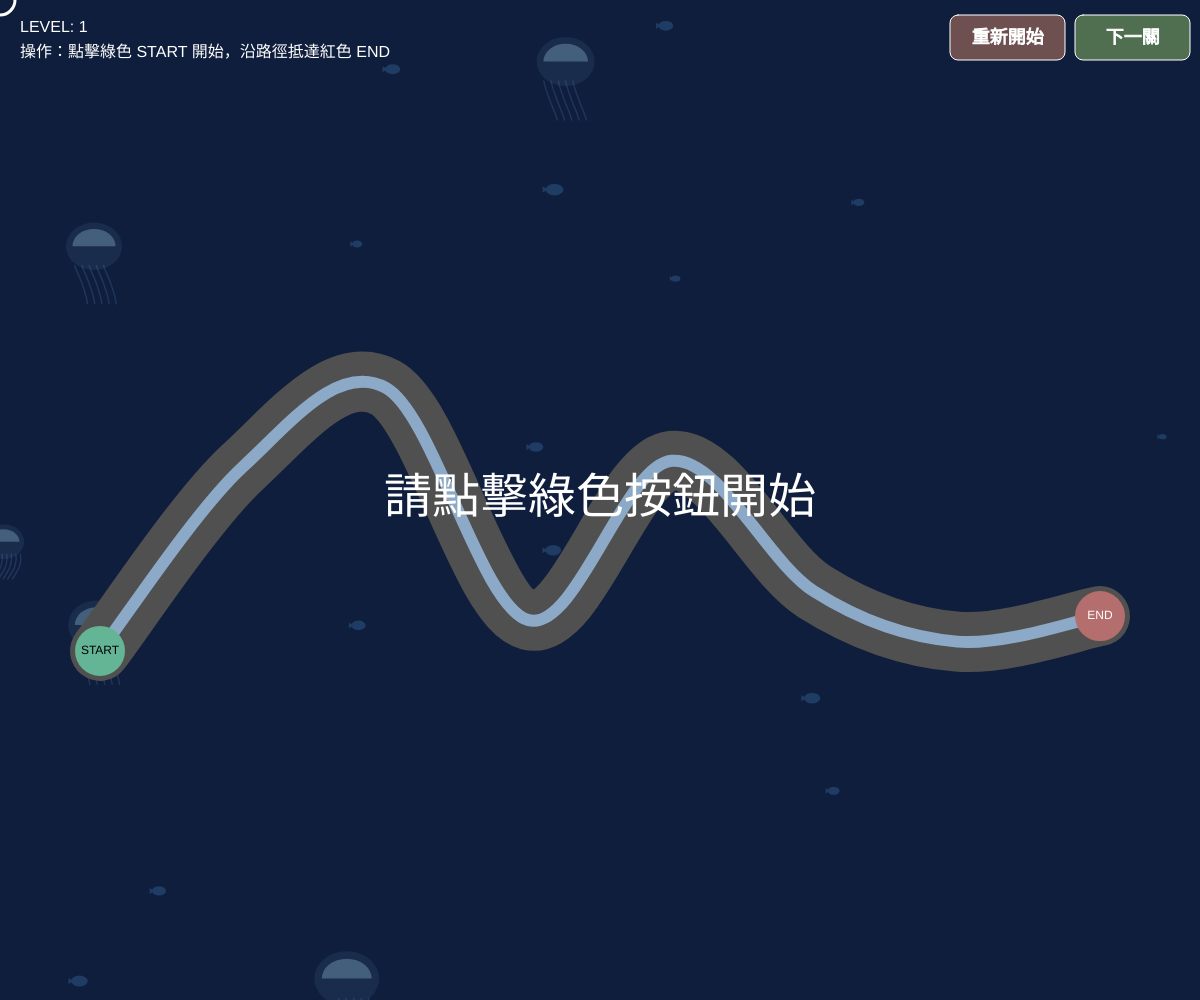
Frame 1 (no input)
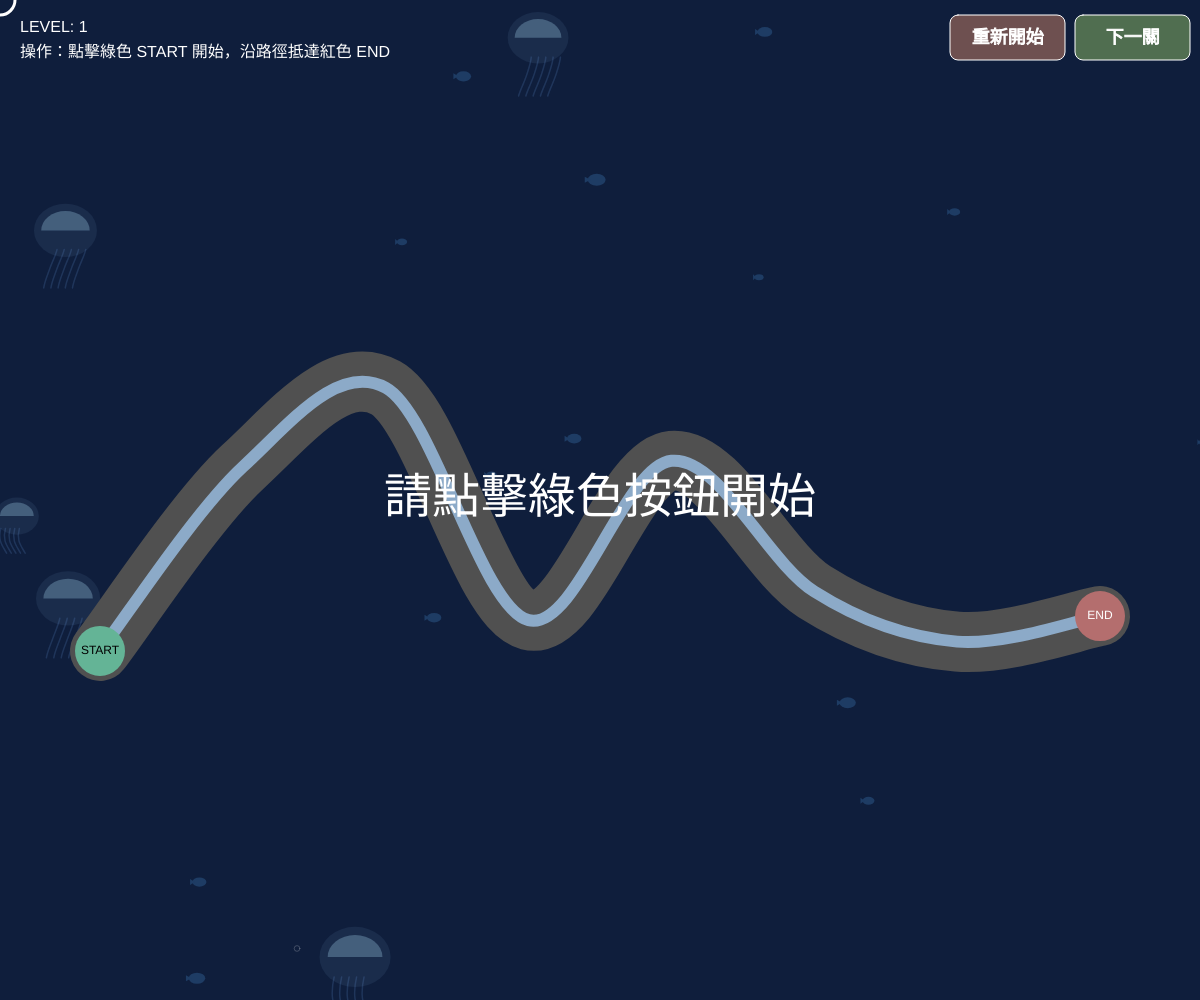
Frame 60 (no input)
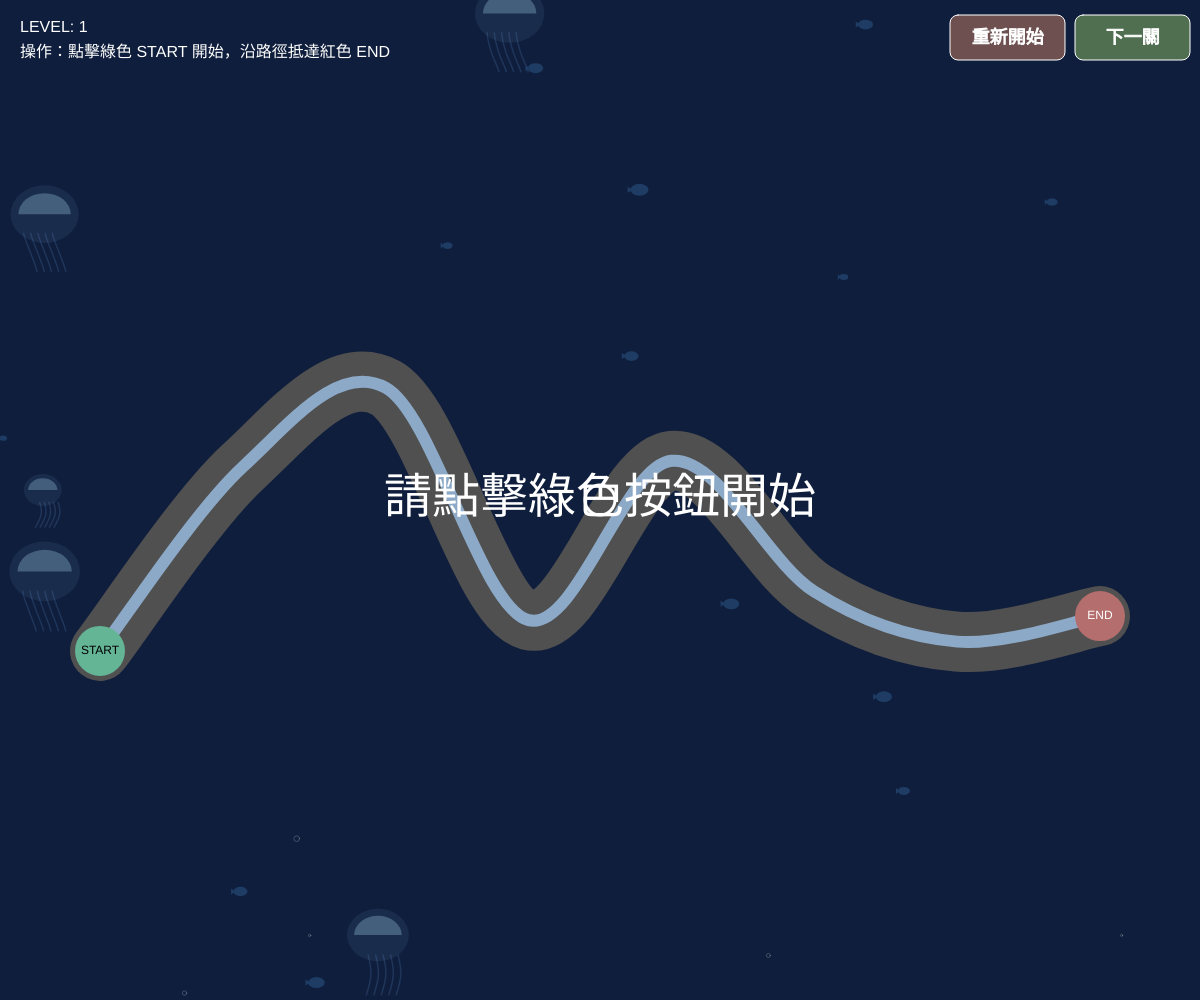
Frame 120 (the mouse pressed at the canvas centre since frame 60)

The p5.js sketch that drew these frames (run headless with seeded random() and noise() and a simulated clock; from frame 60 on, the mouse is pressed at the canvas centre):

// p5.js sketch
// ── sketch.js
let pathPoints = [];
let level = 1;
let gameState = "WAITING"; // WAITING, PLAYING, GAMEOVER, WIN
let sparks = []; // 存放火花粒子的陣列
let fishies = []; // 存放小魚的陣列
let bubbles = []; // 存放氣泡的陣列
let jellies = []; // 存放水母的陣列

function setup() {
  // 產生全螢幕畫布
  createCanvas(windowWidth, windowHeight);
  initFish();
  initJellies();
  initBubbles();
  initGame();
}

function initFish() {
  fishies = [];
  for (let i = 0; i < 15; i++) {
    fishies.push({
      x: random(width),
      y: random(height),
      speed: random(0.5, 2),
      size: random(5, 12),
      offset: random(TWO_PI)
    });
  }
}

function initJellies() {
  jellies = [];
  for (let i = 0; i < 5; i++) {
    jellies.push({
      x: random(width),
      y: random(height),
      size: random(30, 60),
      speed: random(0.2, 0.5),
      offset: random(TWO_PI)
    });
  }
}

function initBubbles() {
  bubbles = [];
  for (let i = 0; i < 20; i++) {
    bubbles.push({
      x: random(width),
      y: random(height, height * 2),
      speed: random(1, 3),
      size: random(2, 6)
    });
  }
}

function initGame() {
  pathPoints = [];
  sparks = []; // 重置火花
  gameState = "WAITING";
  let numPoints = 7 + level;
  let randomRange = height * (0.15 + level * 0.02); // 關卡越高，起伏越大
  
  // 在螢幕中間產生隨機路徑點
  for (let i = 0; i < numPoints; i++) {
    pathPoints.push({
      x: map(i, 0, numPoints - 1, 100, width - 100),
      y: height / 2 + random(-randomRange, randomRange)
    });
  }
}

function draw() {
  // 稍微亮一點的深海背景色
  background(15, 30, 60); 

  drawBubbles(); // 繪製上升氣泡
  drawJellies(); // 繪製半透明發光水母
  drawSeaLife(); // 繪製游動的小魚
  drawWire(); // 繪製軌道
  drawButtons(); // 繪製起點與終點按鈕

  if (gameState === "PLAYING") {
    checkCollision();
  }
  handleSparks(); // 更新並繪製火花

  drawSideButtons(); // 繪製側邊控制按鈕
  drawPlayer(); // 繪製白色線圈
  drawUI(); // 繪製介面文字
}

function drawJellies() {
  push();
  for (let j of jellies) {
    // 移動邏輯
    j.y -= j.speed;
    j.x += sin(frameCount * 0.01 + j.offset) * 0.5;
    if (j.y < -100) {
      j.y = height + 100;
      j.x = random(width);
    }
    
    let pulse = sin(frameCount * 0.03 + j.offset) * 0.1 + 1;
    
    // 繪製觸手 (透明藍線)
    stroke(120, 180, 255, 40);
    strokeWeight(1.5);
    noFill();
    for (let i = -2; i <= 2; i++) {
      beginShape();
      for (let k = 0; k < 5; k++) {
        let tx = j.x + i * (j.size * 0.15) + sin(frameCount * 0.05 + k + j.offset) * 8;
        let ty = j.y + k * (j.size * 0.4);
        curveVertex(tx, ty);
      }
      endShape();
    }
    
    // 繪製半透明傘狀體
    noStroke();
    fill(150, 200, 255, 20); // 外發光
    ellipse(j.x, j.y, j.size * 1.3 * pulse, j.size * 1.1 * pulse);
    fill(180, 230, 255, 70); // 核心
    arc(j.x, j.y, j.size * pulse, j.size * 0.8 * pulse, PI, TWO_PI, CHORD);
  }
  pop();
}

function drawBubbles() {
  noFill();
  stroke(255, 255, 255, 50); // 淡淡的白色氣泡
  strokeWeight(1);
  for (let b of bubbles) {
    b.y -= b.speed;
    b.x += sin(frameCount * 0.02 + b.y) * 0.5; // 左右微晃
    
    ellipse(b.x, b.y, b.size);
    
    if (b.y < -20) {
      b.y = height + 20;
      b.x = random(width);
    }
  }
}

function drawSeaLife() {
  noStroke();
  // 繪製並更新小魚
  for (let f of fishies) {
    // 偵測滑鼠距離
    let d = dist(mouseX, mouseY, f.x, f.y);
    let speedMult = 1;
    
    if (d < 150) {
      // 受驚嚇：計算遠離滑鼠的方向並加速
      let angle = atan2(f.y - mouseY, f.x - mouseX);
      f.x += cos(angle) * 4;
      f.y += sin(angle) * 2;
      speedMult = 2.5; 
    }

    f.x += f.speed * speedMult;
    // 越界重置
    if (f.x > width + 20) f.x = -20;
    
    // 微微的上下浮動
    let yOff = sin(frameCount * 0.05 + f.offset) * 5;
    
    // 魚的身影 (顏色微調，仍保持在背景感)
    fill(30, 60, 100); 
    ellipse(f.x, f.y + yOff, f.size * 1.5, f.size);
    
    // 魚尾巴
    triangle(f.x - f.size/2, f.y + yOff, f.x - f.size, f.y + yOff - 3, f.x - f.size, f.y + yOff + 3);
  }
}

function drawButtons() {
  let startP = pathPoints[0];
  let endP = pathPoints[pathPoints.length - 1];

  // 起點按鈕 (低飽和綠)
  fill(100, 180, 150);
  noStroke();
  ellipse(startP.x, startP.y, 50, 50);
  fill(0);
  textAlign(CENTER, CENTER);
  textSize(12);
  text("START", startP.x, startP.y);

  // 終點按鈕 (低飽和紅)
  fill(180, 110, 110);
  noStroke();
  ellipse(endP.x, endP.y, 50, 50);
  fill(255);
  text("END", endP.x, endP.y);
}

function drawPlayer() {
  noFill();
  stroke(255); // 白色線圈
  strokeWeight(3);
  ellipse(mouseX, mouseY, 30, 30);

  // 當滑鼠在右上角按鈕區域時顯示游標，否則隱藏
  if (mouseY < 75 && mouseX > width - 260) {
    cursor(ARROW);
  } else {
    noCursor();
  }
}

function drawSideButtons() {
  push();
  rectMode(CORNER);
  textAlign(CENTER, CENTER);
  textSize(18); // 字體加大
  stroke(255);
  strokeWeight(1);

  // 重新開始按鈕 (低飽和深紅)
  fill(110, 80, 80);
  rect(width - 250, 15, 115, 45, 8); // 尺寸加大
  fill(255);
  text("重新開始", width - 192, 38);

  // 下一關按鈕 (低飽和深綠)
  fill(80, 110, 80);
  rect(width - 125, 15, 115, 45, 8); // 尺寸加大
  fill(255);
  text("下一關", width - 67, 38);
  pop();
}

function drawUI() {
  fill(255);
  noStroke();
  textAlign(LEFT, TOP);
  textSize(16);
  text("LEVEL: " + level, 20, 20);
  text("操作：點擊綠色 START 開始，沿路徑抵達紅色 END", 20, 45);

  if (gameState !== "PLAYING") {
    textAlign(CENTER, CENTER);
    textSize(48);
    if (gameState === "WAITING") {
      fill(255);
      text("請點擊綠色按鈕開始", width / 2, height / 2);
    } else if (gameState === "GAMEOVER") {
      fill(255, 50, 50);
      text("GAME OVER! 點擊畫面重試", width / 2, height / 2);
    } else if (gameState === "WIN") {
      fill(50, 255, 50);
      text("SUCCESS! 點擊進入第 " + (level + 1) + " 關", width / 2, height / 2);
    }
  }
}

function drawWire() {
  noFill();
  
  // 繪製軌道底色（緩衝區）
  // 難度提高：軌道寬度隨關卡變窄，最小維持在 20 像素
  let trackWidth = max(20, 60 - (level - 1) * 5);
  
  stroke(80, 80, 80); // 提高軌道亮度以區分背景
  strokeWeight(trackWidth); 
  drawSmoothCurve();

  // 繪製核心導線 (低飽和藍)
  stroke(140, 170, 200);
  strokeWeight(12);
  drawSmoothCurve();
}

function drawSmoothCurve() {
  beginShape();
  if (pathPoints.length > 0) {
    // curveVertex 需要重複起點與終點作為控制點以達到圓滑效果
    curveVertex(pathPoints[0].x, pathPoints[0].y);
    for (let p of pathPoints) {
      curveVertex(p.x, p.y);
    }
    curveVertex(pathPoints[pathPoints.length - 1].x, pathPoints[pathPoints.length - 1].y);
  }
  endShape();
}

function checkCollision() {
  // 取得滑鼠位置的顏色
  let c = get(mouseX, mouseY);
  let brightnessValue = brightness(c);

  // 1. 檢查是否碰到背景 (因為背景變亮，門檻調升至 25)
  if (brightnessValue < 25) {
    if (gameState === "PLAYING") {
      createSparks(mouseX, mouseY); // 在碰撞位置產生火花
      gameState = "GAMEOVER";
    }
  }
  
  // 2. 檢查是否碰到終點 (成功)
  let endP = pathPoints[pathPoints.length - 1];
  let d = dist(mouseX, mouseY, endP.x, endP.y);
  if (d < 25) {
    gameState = "WIN";
  }
}

function mousePressed() {
  // 檢查側邊控制按鈕的點擊
  if (mouseY > 15 && mouseY < 60) {
    // 點擊「重新開始」
    if (mouseX > width - 250 && mouseX < width - 135) {
      level = 1;
      initGame();
      return; // 結束函式，避免觸發後續遊戲邏輯
    }
    // 點擊「下一關」
    if (mouseX > width - 125 && mouseX < width - 10) {
      level++;
      initGame();
      return;
    }
  }

  if (gameState === "WAITING") {
    // 檢查是否點擊起點
    let startP = pathPoints[0];
    let d = dist(mouseX, mouseY, startP.x, startP.y);
    if (d < 30) {
      gameState = "PLAYING";
    }
  } else if (gameState === "GAMEOVER") {
    level = 1; // 失敗重來
    initGame();
  } else if (gameState === "WIN") {
    level++; // 進入下一關
    initGame();
  }
}

function windowResized() {
  // 視窗大小改變時，重新調整畫布
  resizeCanvas(windowWidth, windowHeight);
  initFish();
  initJellies();
  initBubbles();
  initGame();
}

// 產生火花粒子的函式
function createSparks(x, y) {
  for (let i = 0; i < 30; i++) {
    sparks.push({
      x: x,
      y: y,
      vx: random(-5, 5),
      vy: random(-5, 5),
      life: 255, // 透明度，隨時間減少
      color: color(255, random(100, 255), 0) // 橘黃色調
    });
  }
}

// 處理火花的移動與繪製
function handleSparks() {
  for (let i = sparks.length - 1; i >= 0; i--) {
    let s = sparks[i];
    s.x += s.vx;
    s.y += s.vy;
    s.vy += 0.1; // 微弱的重力感
    s.life -= 5; // 逐漸消失

    push();
    noStroke();
    fill(red(s.color), green(s.color), blue(s.color), s.life);
    ellipse(s.x, s.y, random(2, 5));
    pop();

    // 移除透明度為 0 的粒子
    if (s.life <= 0) {
      sparks.splice(i, 1);
    }
  }
}
